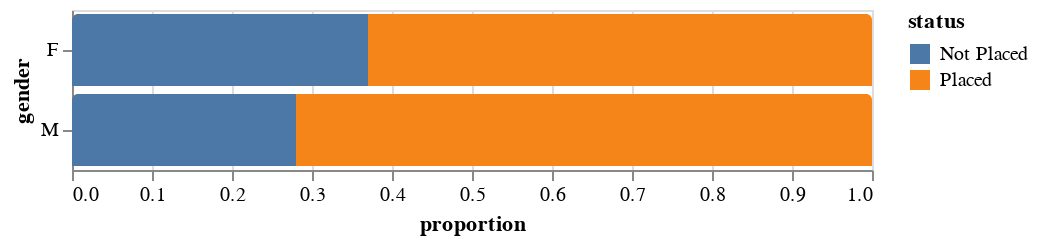

The code cell stored with this chart in its notebook:
### Code cell
# gender in placement proportion
source = recruit.groupby(['gender','status'])[['sl_no']].count().reset_index()
source['proportion'] = [28/(28+48),48/(28+48),39/(39+100),100/(100+39)] 
source['proportion'] = source['proportion'].round(2)

alt.Chart(source).mark_bar(
    cornerRadiusTopLeft=3,
    cornerRadiusTopRight=3
).encode(
    alt.Y('gender:N',sort='-x'),
    x = 'proportion:Q',
    color = 'status:N',
).properties( 
    height=80
)

### Figure 1 — Vega-Lite specification as saved in the notebook (floating-point values rounded to 4 significant figures)
{"config": {"view": {"continuousWidth": 400, "continuousHeight": 300}}, "data": {"name": "data-38965afcf17eeab94886c88aefa6b280"}, "mark": {"type": "bar", "cornerRadiusTopLeft": 3, "cornerRadiusTopRight": 3}, "encoding": {"color": {"type": "nominal", "field": "status"}, "x": {"type": "quantitative", "field": "proportion"}, "y": {"type": "nominal", "field": "gender", "sort": "-x"}}, "height": 80, "$schema": "https://vega.github.io/schema/vega-lite/v4.8.1.json", "datasets": {"data-38965afcf17eeab94886c88aefa6b280": [{"gender": "F", "status": "Not Placed", "sl_no": 28, "proportion": 0.37}, {"gender": "F", "status": "Placed", "sl_no": 48, "proportion": 0.63}, {"gender": "M", "status": "Not Placed", "sl_no": 39, "proportion": 0.28}, {"gender": "M", "status": "Placed", "sl_no": 100, "proportion": 0.72}]}}
